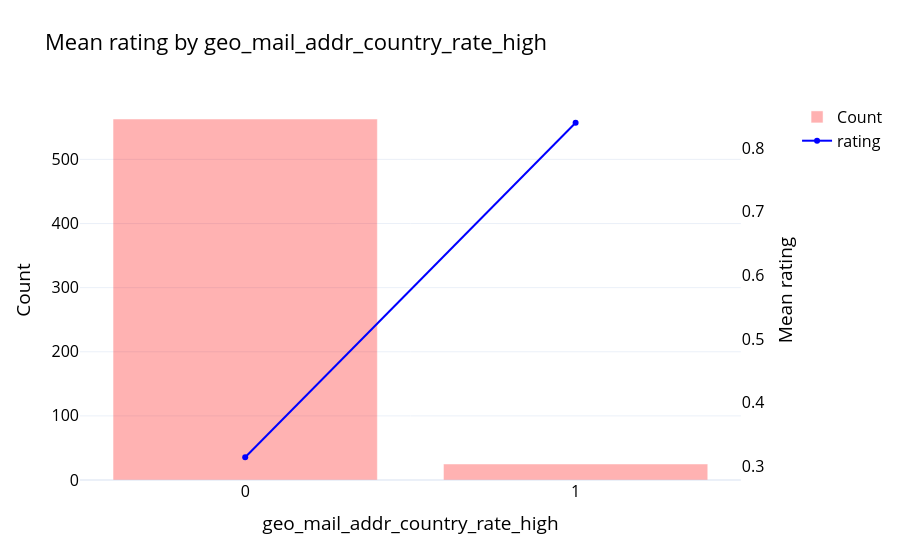

This figure's notebook cell:
### Markdown cell above
## geo_mail_addr_country_rate_high
Binary indicator for mailing address being high risk country

### Code cell
eda(df, "rating", "geo_mail_addr_country_rate_high")

### Figure 1 — Plotly figure (JSON) as saved in the notebook; plotly's stock layout.template omitted (floating-point values rounded to 4 significant figures)
{"data": [{"marker": {"color": "red"}, "name": "Count", "opacity": 0.3, "type": "bar", "x": ["0", "1"], "y": [563, 25]}, {"line": {"color": "blue"}, "mode": "lines+markers", "name": "rating", "type": "scatter", "x": ["0", "1"], "xaxis": "x", "y": [0.3144, 0.84], "yaxis": "y2"}], "layout": {"font": {"color": "black", "size": 16}, "title": {"text": "Mean rating by geo_mail_addr_country_rate_high"}, "xaxis": {"anchor": "y", "domain": [0.0, 0.94], "title": {"text": "geo_mail_addr_country_rate_high"}, "type": "category"}, "yaxis": {"anchor": "x", "domain": [0.0, 1.0], "title": {"text": "Count"}}, "yaxis2": {"anchor": "x", "overlaying": "y", "showgrid": false, "side": "right", "tickmode": "auto", "title": {"text": "Mean rating"}}}}
